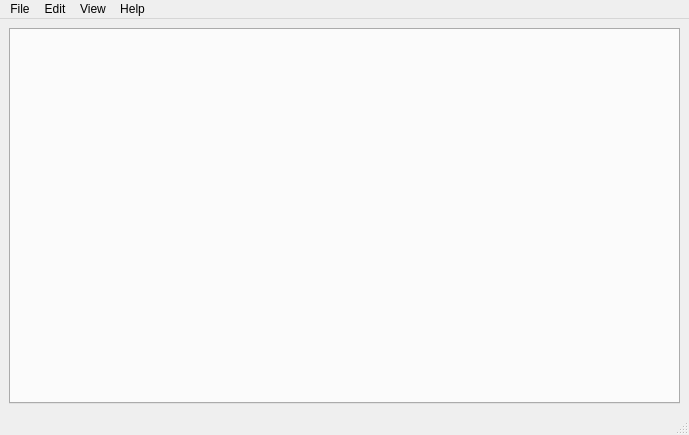
<?xml version="1.0" encoding="UTF-8"?>
<ui version="4.0">
 <class>MainWindow</class>
 <widget class="QMainWindow" name="MainWindow">
  <property name="geometry">
   <rect>
    <x>0</x>
    <y>0</y>
    <width>689</width>
    <height>435</height>
   </rect>
  </property>
  <property name="windowTitle">
   <string>KzBot</string>
  </property>
  <property name="tabShape">
   <enum>QTabWidget::Rounded</enum>
  </property>
  <widget class="QWidget" name="centralwidget">
   <layout class="QGridLayout" name="gridLayout">
    <item row="0" column="0">
     <widget class="QTabWidget" name="tabWidget">
      <property name="baseSize">
       <size>
        <width>0</width>
        <height>0</height>
       </size>
      </property>
      <property name="tabShape">
       <enum>QTabWidget::Rounded</enum>
      </property>
      <property name="currentIndex">
       <number>-1</number>
      </property>
      <property name="tabBarAutoHide">
       <bool>true</bool>
      </property>
     </widget>
    </item>
   </layout>
  </widget>
  <widget class="QStatusBar" name="statusBar">
   <property name="sizeGripEnabled">
    <bool>true</bool>
   </property>
  </widget>
  <widget class="QMenuBar" name="menuBar">
   <property name="geometry">
    <rect>
     <x>0</x>
     <y>0</y>
     <width>689</width>
     <height>21</height>
    </rect>
   </property>
   <widget class="QMenu" name="menuFile">
    <property name="title">
     <string>File</string>
    </property>
    <widget class="QMenu" name="menuSave_Settings">
     <property name="title">
      <string>Save Settings</string>
     </property>
     <addaction name="actionDefault"/>
     <addaction name="actionTank"/>
     <addaction name="actionSwap"/>
     <addaction name="actionHunt"/>
     <addaction name="actionBoss"/>
     <addaction name="separator"/>
     <addaction name="actionOther_2"/>
    </widget>
    <widget class="QMenu" name="menuLoad_Settings">
     <property name="title">
      <string>Load Settings</string>
     </property>
     <addaction name="actionDefault_2"/>
     <addaction name="actionTank_2"/>
     <addaction name="actionSwap_2"/>
     <addaction name="actionHunt_2"/>
     <addaction name="actionBoss_2"/>
     <addaction name="separator"/>
     <addaction name="actionOther"/>
    </widget>
    <addaction name="menuLoad_Settings"/>
    <addaction name="menuSave_Settings"/>
    <addaction name="separator"/>
    <addaction name="actionLogout"/>
    <addaction name="actionExit"/>
   </widget>
   <widget class="QMenu" name="menuEdit">
    <property name="title">
     <string>Edit</string>
    </property>
    <addaction name="actionSelect_Client"/>
   </widget>
   <widget class="QMenu" name="menuView">
    <property name="title">
     <string>View</string>
    </property>
    <widget class="QMenu" name="menuHUD">
     <property name="title">
      <string>HUD</string>
     </property>
     <addaction name="actionStatus"/>
     <addaction name="actionPvP"/>
     <addaction name="actionConfig_Selector"/>
    </widget>
    <addaction name="menuHUD"/>
   </widget>
   <widget class="QMenu" name="menuHelp">
    <property name="title">
     <string>Help</string>
    </property>
    <addaction name="actionPress_Kz_Key"/>
    <addaction name="actionInitial_Config"/>
   </widget>
   <addaction name="menuFile"/>
   <addaction name="menuEdit"/>
   <addaction name="menuView"/>
   <addaction name="menuHelp"/>
  </widget>
  <action name="actionSelect_Client">
   <property name="text">
    <string>Select Client</string>
   </property>
  </action>
  <action name="actionOpen_Config">
   <property name="text">
    <string>Open Config</string>
   </property>
  </action>
  <action name="actionSave_Config">
   <property name="text">
    <string>Save Config</string>
   </property>
  </action>
  <action name="actionExit">
   <property name="text">
    <string>Exit</string>
   </property>
  </action>
  <action name="actionDefault">
   <property name="text">
    <string>Default</string>
   </property>
  </action>
  <action name="actionDefault_2">
   <property name="text">
    <string>Default</string>
   </property>
  </action>
  <action name="actionUpdate_Hotkeys">
   <property name="text">
    <string>Update Hotkeys</string>
   </property>
  </action>
  <action name="actionShow_Config_Selector">
   <property name="checkable">
    <bool>true</bool>
   </property>
   <property name="text">
    <string>Config Selector</string>
   </property>
  </action>
  <action name="actionTank">
   <property name="text">
    <string>Tank</string>
   </property>
  </action>
  <action name="actionSwap">
   <property name="text">
    <string>Swap</string>
   </property>
  </action>
  <action name="actionHunt">
   <property name="text">
    <string>Hunt</string>
   </property>
  </action>
  <action name="actionBoss">
   <property name="text">
    <string>Boss</string>
   </property>
  </action>
  <action name="actionTank_2">
   <property name="text">
    <string>Tank</string>
   </property>
  </action>
  <action name="actionSwap_2">
   <property name="text">
    <string>Swap</string>
   </property>
  </action>
  <action name="actionHunt_2">
   <property name="text">
    <string>Hunt</string>
   </property>
  </action>
  <action name="actionBoss_2">
   <property name="text">
    <string>Boss</string>
   </property>
  </action>
  <action name="actionPress_Kz_Key">
   <property name="text">
    <string>Press Kz Key</string>
   </property>
  </action>
  <action name="actionOther">
   <property name="text">
    <string>Other</string>
   </property>
  </action>
  <action name="actionOther_2">
   <property name="text">
    <string>Other</string>
   </property>
  </action>
  <action name="actionInitial_Config">
   <property name="text">
    <string>Initial Config</string>
   </property>
  </action>
  <action name="actionv0_1_10_0">
   <property name="text">
    <string>v0.2.5.0</string>
   </property>
  </action>
  <action name="actionLogout">
   <property name="text">
    <string>Logout</string>
   </property>
  </action>
  <action name="actionStatus">
   <property name="text">
    <string>Status</string>
   </property>
  </action>
  <action name="actionPvP">
   <property name="text">
    <string>PvP</string>
   </property>
  </action>
  <action name="actionConfig_Selector">
   <property name="text">
    <string>Config Selector</string>
   </property>
  </action>
 </widget>
 <resources/>
 <connections/>
</ui>
